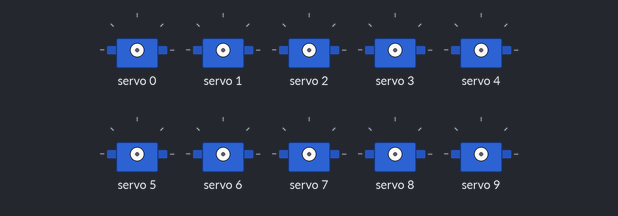
A sketch run on a simulated Arduino Uno, built with avr-gcc and run on an emulated ATmega328P. Parts: 10 × servo. Random numbers use the default seed unless the sketch sets one; what the sketch prints to the serial monitor is not drawn.

Above: at 0.1 s.
At 5.27 s:
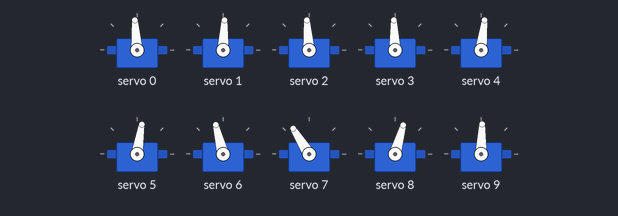
At 10.12 s:
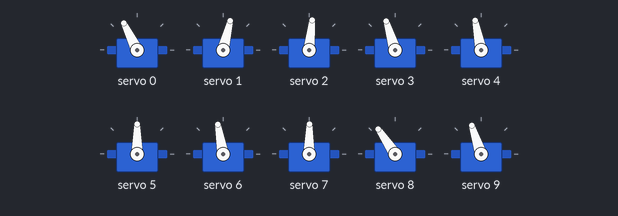
At 20.19 s:
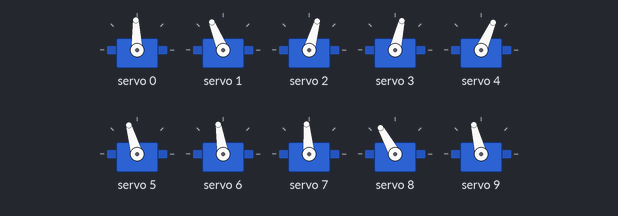
At 29.73 s:
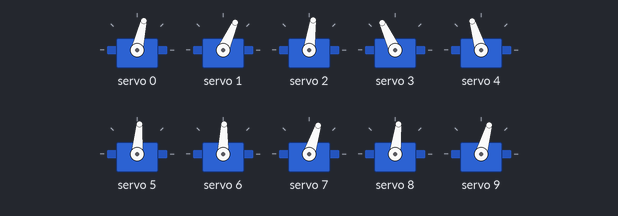
At 39.42 s:
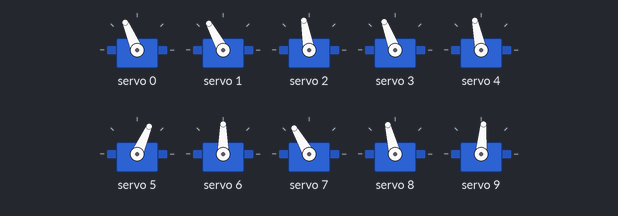
Timing chart, 0 to 40.0 s (numbered marks = the images above):
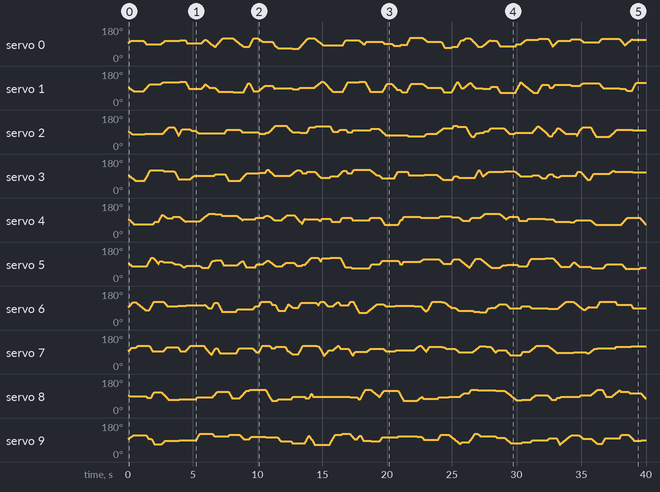

The sketch:

JJK.ino
```cpp
#include <Adafruit_PWMServoDriver.h>

Adafruit_PWMServoDriver pwm = Adafruit_PWMServoDriver();

#define SERVO_CENTER 375
#define SERVORANGE 75

#define SERVO_MIN (SERVO_CENTER - SERVORANGE)
#define SERVO_MAX (SERVO_CENTER + SERVORANGE)
#define SERVO_FREQ 60

int xPulse[5] = {SERVO_CENTER, SERVO_CENTER, SERVO_CENTER, SERVO_CENTER, SERVO_CENTER};
int yPulse[5] = {SERVO_CENTER, SERVO_CENTER, SERVO_CENTER, SERVO_CENTER, SERVO_CENTER};

int targetX[5], targetY[5], speed[5], waitTime[5];
int step[5] = {0, 0, 0, 0, 0};
unsigned long lastUpdate[5] = {0, 0, 0, 0, 0};
unsigned long lastMove[5] = {0, 0, 0, 0, 0};
bool moving[5] = {true, true, true, true, true};

void setup() {
  Serial.begin(9600);
  Serial.println("Random Eye Movement");
  pwm.begin();
  pwm.setPWMFreq(SERVO_FREQ);
  delay(10);

  randomSeed(analogRead(0) + analogRead(1) + analogRead(2));

  for (int i = 0; i < 5; i++) {
    targetX[i] = random(SERVO_MIN, SERVO_MAX);
    targetY[i] = random(SERVO_MIN, SERVO_MAX);
    speed[i] = random(2, 6);
    waitTime[i] = random(50, 1500);
  }
}

void moveEye(int index) {
  unsigned long currentMillis = millis();
  if (currentMillis - lastMove[index] >= (15 / speed[index])) {
    if (xPulse[index] != targetX[index]) {
      xPulse[index] += (xPulse[index] < targetX[index]) ? 1 : -1;
      pwm.setPWM(index * 2, 0, xPulse[index]);
    }
    if (yPulse[index] != targetY[index]) {
      yPulse[index] += (yPulse[index] < targetY[index]) ? 1 : -1;
      pwm.setPWM(index * 2 + 1, 0, yPulse[index]);
    }

    lastMove[index] = currentMillis;

    if (xPulse[index] == targetX[index] && yPulse[index] == targetY[index]) {
      moving[index] = false;
    }
  }
}

void loop() {
  unsigned long currentMillis = millis();
  for (int i = 0; i < 5; i++) {
    if (moving[i]) {
      moveEye(i);
    } else if (currentMillis - lastUpdate[i] >= waitTime[i]) {
      targetX[i] = random(SERVO_MIN, SERVO_MAX);
      targetY[i] = random(SERVO_MIN, SERVO_MAX);
      speed[i] = random(2, 6);
      waitTime[i] = random(50, 1500);
      moving[i] = true;
      lastUpdate[i] = currentMillis;
    }
  }
}
```
